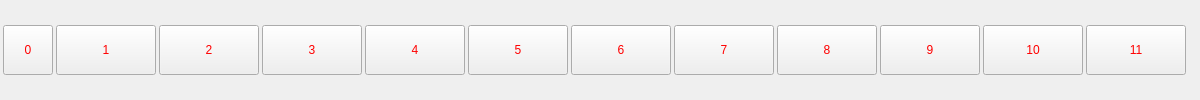
     <widget class="QWidget" name="widget" native="true">
      <property name="minimumSize">
       <size>
        <width>1200</width>
        <height>100</height>
       </size>
      </property>
      <property name="maximumSize">
       <size>
        <width>1200</width>
        <height>50</height>
       </size>
      </property>
      <layout class="QHBoxLayout" name="horizontalLayout">
       <property name="spacing">
        <number>0</number>
       </property>
       <property name="sizeConstraint">
        <enum>QLayout::SetNoConstraint</enum>
       </property>
       <property name="leftMargin">
        <number>0</number>
       </property>
       <property name="topMargin">
        <number>0</number>
       </property>
       <property name="rightMargin">
        <number>0</number>
       </property>
       <property name="bottomMargin">
        <number>0</number>
       </property>
       <item>
        <widget class="QToolButton" name="toolButton_23">
         <property name="minimumSize">
          <size>
           <width>50</width>
           <height>50</height>
          </size>
         </property>
         <property name="maximumSize">
          <size>
           <width>50</width>
           <height>50</height>
          </size>
         </property>
         <property name="styleSheet">
          <string notr="true">color: rgb(255, 0, 0);
font: 18pt &quot;华文琥珀&quot;;</string>
         </property>
         <property name="text">
          <string>0</string>
         </property>
         <property name="iconSize">
          <size>
           <width>80</width>
           <height>80</height>
          </size>
         </property>
         <property name="autoRaise">
          <bool>false</bool>
         </property>
        </widget>
       </item>
       <item>
        <widget class="QToolButton" name="toolButton_21">
         <property name="minimumSize">
          <size>
           <width>100</width>
           <height>50</height>
          </size>
         </property>
         <property name="maximumSize">
          <size>
           <width>100</width>
           <height>50</height>
          </size>
         </property>
         <property name="styleSheet">
          <string notr="true">color: rgb(255, 0, 0);
font: 18pt &quot;华文琥珀&quot;;</string>
         </property>
         <property name="text">
          <string>1</string>
         </property>
         <property name="iconSize">
          <size>
           <width>80</width>
           <height>80</height>
          </size>
         </property>
         <property name="autoRaise">
          <bool>false</bool>
         </property>
        </widget>
       </item>
       <item>
        <widget class="QToolButton" name="toolButton_24">
         <property name="minimumSize">
          <size>
           <width>100</width>
           <height>50</height>
          </size>
         </property>
         <property name="maximumSize">
          <size>
           <width>100</width>
           <height>50</height>
          </size>
         </property>
         <property name="styleSheet">
          <string notr="true">color: rgb(255, 0, 0);
font: 18pt &quot;华文琥珀&quot;;</string>
         </property>
         <property name="text">
          <string>2</string>
         </property>
        </widget>
       </item>
       <item>
        <widget class="QToolButton" name="toolButton_27">
         <property name="minimumSize">
          <size>
           <width>100</width>
           <height>50</height>
          </size>
         </property>
         <property name="maximumSize">
          <size>
           <width>100</width>
           <height>50</height>
          </size>
         </property>
         <property name="styleSheet">
          <string notr="true">color: rgb(255, 0, 0);
font: 18pt &quot;华文琥珀&quot;;</string>
         </property>
         <property name="text">
          <string>3</string>
         </property>
        </widget>
       </item>
       <item>
        <widget class="QToolButton" name="toolButton_22">
         <property name="minimumSize">
          <size>
           <width>100</width>
           <height>50</height>
          </size>
         </property>
         <property name="maximumSize">
          <size>
           <width>100</width>
           <height>50</height>
          </size>
         </property>
         <property name="styleSheet">
          <string notr="true">color: rgb(255, 0, 0);
font: 18pt &quot;华文琥珀&quot;;</string>
         </property>
         <property name="text">
          <string>4</string>
         </property>
        </widget>
       </item>
       <item>
        <widget class="QToolButton" name="toolButton_28">
         <property name="minimumSize">
          <size>
           <width>100</width>
           <height>50</height>
          </size>
         </property>
         <property name="maximumSize">
          <size>
           <width>100</width>
           <height>50</height>
          </size>
         </property>
         <property name="styleSheet">
          <string notr="true">color: rgb(255, 0, 0);
font: 18pt &quot;华文琥珀&quot;;</string>
         </property>
         <property name="text">
          <string>5</string>
         </property>
        </widget>
       </item>
       <item>
        <widget class="QToolButton" name="toolButton_25">
         <property name="minimumSize">
          <size>
           <width>100</width>
           <height>50</height>
          </size>
         </property>
         <property name="maximumSize">
          <size>
           <width>100</width>
           <height>50</height>
          </size>
         </property>
         <property name="styleSheet">
          <string notr="true">color: rgb(255, 0, 0);
font: 18pt &quot;华文琥珀&quot;;</string>
         </property>
         <property name="text">
          <string>6</string>
         </property>
        </widget>
       </item>
       <item>
        <widget class="QToolButton" name="toolButton_30">
         <property name="minimumSize">
          <size>
           <width>100</width>
           <height>50</height>
          </size>
         </property>
         <property name="maximumSize">
          <size>
           <width>100</width>
           <height>50</height>
          </size>
         </property>
         <property name="styleSheet">
          <string notr="true">color: rgb(255, 0, 0);
font: 18pt &quot;华文琥珀&quot;;</string>
         </property>
         <property name="text">
          <string>7</string>
         </property>
        </widget>
       </item>
       <item>
        <widget class="QToolButton" name="toolButton_29">
         <property name="minimumSize">
          <size>
           <width>100</width>
           <height>50</height>
          </size>
         </property>
         <property name="maximumSize">
          <size>
           <width>100</width>
           <height>50</height>
          </size>
         </property>
         <property name="styleSheet">
          <string notr="true">color: rgb(255, 0, 0);
font: 18pt &quot;华文琥珀&quot;;</string>
         </property>
         <property name="text">
          <string>8</string>
         </property>
        </widget>
       </item>
       <item>
        <widget class="QToolButton" name="toolButton_33">
         <property name="minimumSize">
          <size>
           <width>100</width>
           <height>50</height>
          </size>
         </property>
         <property name="maximumSize">
          <size>
           <width>100</width>
           <height>50</height>
          </size>
         </property>
         <property name="styleSheet">
          <string notr="true">color: rgb(255, 0, 0);
font: 18pt &quot;华文琥珀&quot;;</string>
         </property>
         <property name="text">
          <string>9</string>
         </property>
        </widget>
       </item>
       <item>
        <widget class="QToolButton" name="toolButton_31">
         <property name="minimumSize">
          <size>
           <width>100</width>
           <height>50</height>
          </size>
         </property>
         <property name="maximumSize">
          <size>
           <width>100</width>
           <height>50</height>
          </size>
         </property>
         <property name="styleSheet">
          <string notr="true">color: rgb(255, 0, 0);
font: 18pt &quot;华文琥珀&quot;;</string>
         </property>
         <property name="text">
          <string>10</string>
         </property>
        </widget>
       </item>
       <item>
        <widget class="QToolButton" name="toolButton_32">
         <property name="minimumSize">
          <size>
           <width>100</width>
           <height>50</height>
          </size>
         </property>
         <property name="maximumSize">
          <size>
           <width>100</width>
           <height>50</height>
          </size>
         </property>
         <property name="styleSheet">
          <string notr="true">color: rgb(255, 0, 0);
font: 18pt &quot;华文琥珀&quot;;</string>
         </property>
         <property name="text">
          <string>11</string>
         </property>
        </widget>
       </item>
      </layout>
     </widget>
